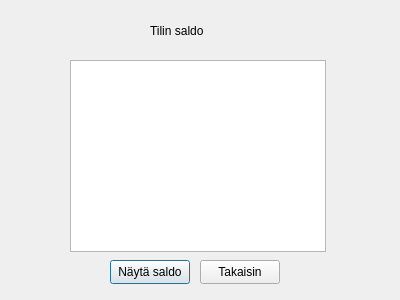
<?xml version="1.0" encoding="UTF-8"?>
<ui version="4.0">
 <class>Balance</class>
 <widget class="QDialog" name="Balance">
  <property name="geometry">
   <rect>
    <x>0</x>
    <y>0</y>
    <width>400</width>
    <height>300</height>
   </rect>
  </property>
  <property name="windowTitle">
   <string>Dialog</string>
  </property>
  <widget class="QLabel" name="label">
   <property name="geometry">
    <rect>
     <x>150</x>
     <y>20</y>
     <width>161</width>
     <height>21</height>
    </rect>
   </property>
   <property name="text">
    <string>Tilin saldo</string>
   </property>
  </widget>
  <widget class="QTextBrowser" name="balanceText">
   <property name="geometry">
    <rect>
     <x>70</x>
     <y>60</y>
     <width>256</width>
     <height>192</height>
    </rect>
   </property>
  </widget>
  <widget class="QPushButton" name="showBalanceButton">
   <property name="geometry">
    <rect>
     <x>110</x>
     <y>260</y>
     <width>80</width>
     <height>24</height>
    </rect>
   </property>
   <property name="text">
    <string>Näytä saldo</string>
   </property>
  </widget>
  <widget class="QPushButton" name="btnReturn">
   <property name="geometry">
    <rect>
     <x>200</x>
     <y>260</y>
     <width>80</width>
     <height>24</height>
    </rect>
   </property>
   <property name="text">
    <string>Takaisin</string>
   </property>
  </widget>
 </widget>
 <resources/>
 <connections/>
</ui>
